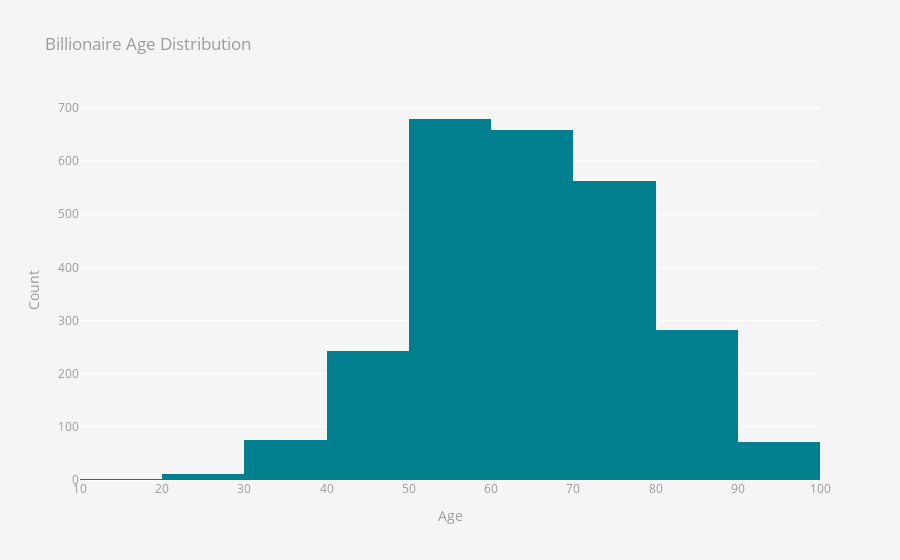

Notebook code cell kept with this figure:
### Markdown cell above
## 3. Age Distribution

### Code cell
trace = go.Histogram(
    x = df["Age"],
    marker = dict(color="#007F8E"),
    xbins = dict(start=10, end=100, size=10 )
)
layout = dict(
    title = dict(
        text = "Billionaire Age Distribution", 
        font = dict(color = "#9C9C9C")
    ),
    xaxis = dict(
        title="Age",
        color = "#9C9C9C"
    ),
    yaxis = dict(
        title="Count",
        color = "#9C9C9C"
    ),
    paper_bgcolor = "#F5F5F5",
    plot_bgcolor = "#F5F5F5"
)
fig = go.Figure(data = [trace], layout = layout)
fig.show()

### Figure 1 — Plotly figure (JSON) as saved in the notebook; plotly's stock layout.template omitted (floating-point values rounded to 4 significant figures; data arrays with more than 128 entries replaced by an {"elided": "..."} marker saying what was removed)
{"data": [{"marker": {"color": "#007F8E"}, "type": "histogram", "x": {"elided": "2668 int values"}, "xbins": {"end": 100, "size": 10, "start": 10}}], "layout": {"paper_bgcolor": "#F5F5F5", "plot_bgcolor": "#F5F5F5", "title": {"font": {"color": "#9C9C9C"}, "text": "Billionaire Age Distribution"}, "xaxis": {"color": "#9C9C9C", "title": {"text": "Age"}}, "yaxis": {"color": "#9C9C9C", "title": {"text": "Count"}}}}
